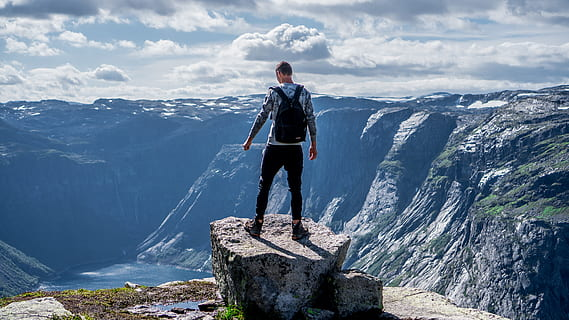
#> input picture man-standing-on-edge-of-cliff-thumbnail.jpg, 569 x 320 px
$ python CNN.py
#> lines starting #> are read from the running program, lines starting #| are printed output that depends on the picture
import pandas as pd
import matplotlib.pyplot as plt
import numpy as np
from PIL import Image
img = Image.open("man-standing-on-edge-of-cliff-thumbnail.jpg").convert("L")  # Grayscale
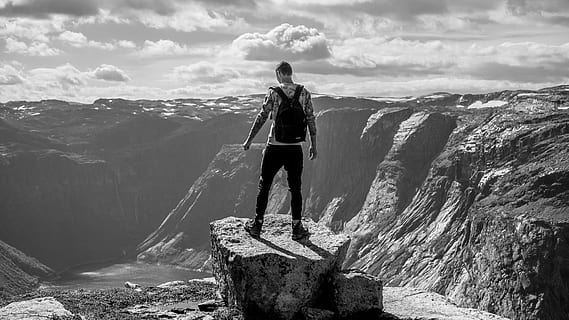
#> img: PIL image 569x320 L; min 0, max 255, mean 122.7
real_image = np.array(img) / 255.0  # Normalize
plt.imshow(real_image, cmap='gray')
plt.title("Input Image")
plt.axis('off')
plt.show()
image = np.array([[1, 2, 3, 4, 5], [4, 5, 6, 7, 8], [7, 8, 9, 1, 2], [3, 5, 2, 3, 4], [1, 6, 7, 5, 6]])
kernel = np.array([[1, 0, -1], [1, 0, -1], [1, 0, -1]])
kernel2 = np.array([[0, -1, 0], [-1, 5, -1], [0, -1, 0]])
def padding(array, p):
#> called with p = 1
    new_image = np.pad(array, pad_width=p, mode='constant', constant_values=0)
    return new_image
padded_image = padding(real_image,1)
print(padded_image)
#> (printed output is left out)
def filtering(old_array, new_array, array2):
    kernel_height, kernel_width=array2.shape
    array_height, array_width=old_array.shape
#> array_height = 320; array_width = 569
    result=np.zeros((array_height, array_width))
    for x in range(array_height):
        for y in range(array_width):
            result[x,y] = np.sum(new_array[x:x+kernel_height, y:y+kernel_width]*array2)
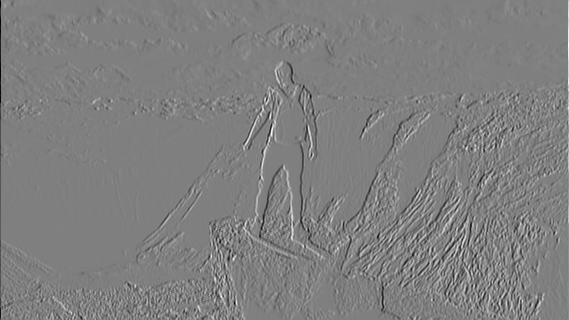
#> result: shape (320, 569) float64; min -2.66, max 2.65, mean 0.000685; drawn with min black and max white
    return result
filtered_image = filtering(real_image, padded_image, kernel)
print(filtered_image)
#> (printed output is left out)
def relu(array):
    return np.maximum(0, array)
relu_output=relu(filtered_image)
print(relu_output)
#> (printed output is left out)
def max_pool(array, pool_size=2, stride=1):
#> called with pool_size = 2, stride = 1
    H, W = array.shape
#> H = 320; W = 569
    out_H = (H - pool_size) // stride + 1
#> out_H = 319
    out_W = (W - pool_size) // stride + 1
#> out_W = 568
    result1 = np.zeros((out_H, out_W))
    for x in range(out_H):
        for y in range(out_W):
            window = array[x * stride: x * stride + pool_size, y * stride: y * stride + pool_size]
            result1[x, y] = np.max(window)
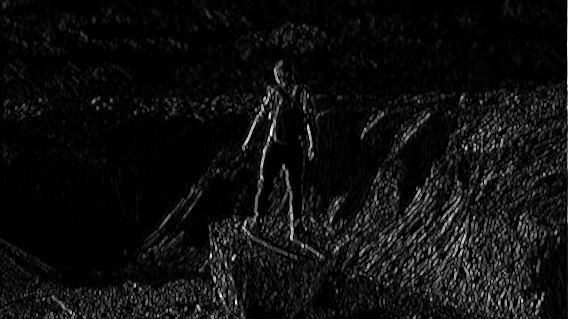
#> result1: shape (319, 568) float64; min 0, max 2.65, mean 0.159; drawn with min black and max white
    return result1
pooled_matrix=max_pool(relu_output,2,1)
print(pooled_matrix)
#> (printed output is left out)
padded_image2=padding(pooled_matrix, 1)
#> call 2 of padding, with p = 1
#> in padding (call 2), `new_image = np.pad(array, pad_width=p, mode='constant', constant_value..`:
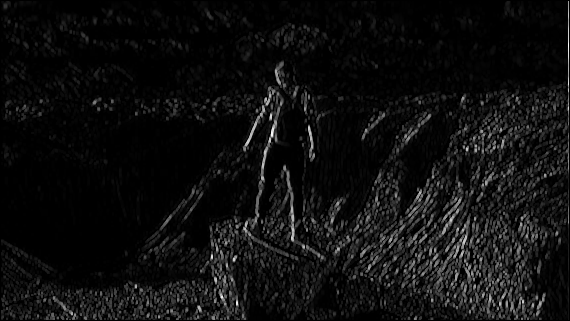
#> new_image: shape (321, 570) float64; min 0, max 2.65, mean 0.158; drawn with min black and max white
filtered_image2=filtering(pooled_matrix, padded_image2, kernel2)
#> after the loop in filtering (call 2), `for x in range(array_height):`:
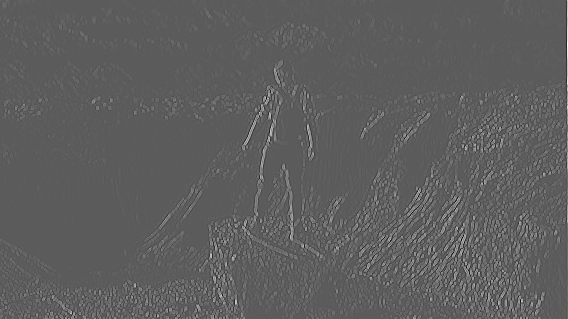
#> result: shape (319, 568) float64; min -4.51, max 8.05, mean 0.162; drawn with min black and max white
relu_output2=relu(filtered_image2)
#> in relu (call 2), `return np.maximum(0, array)`:
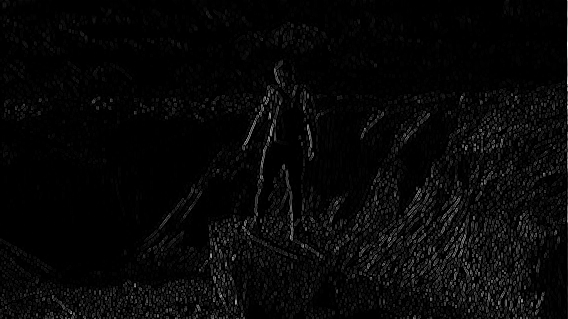
#> returned value: shape (319, 568) float64; min 0, max 8.05, mean 0.248; drawn with min black and max white
pooled_matrix2=max_pool(relu_output2,2,1)
#> call 2 of max_pool, with pool_size = 2, stride = 1
#> after the loop in max_pool (call 2), `for x in range(out_H):`:
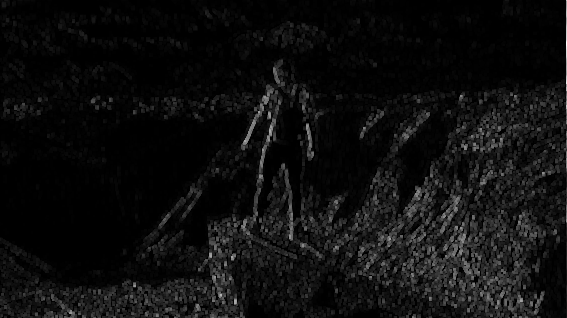
#> result1: shape (318, 567) float64; min 0, max 8.05, mean 0.464; drawn with min black and max white
print(pooled_matrix2)
#> (printed output is left out)
plt.imshow(pooled_matrix2, cmap='gray')
plt.title("Output Image After 2 CNN layers and Pooling")
plt.axis('off')
plt.show()
